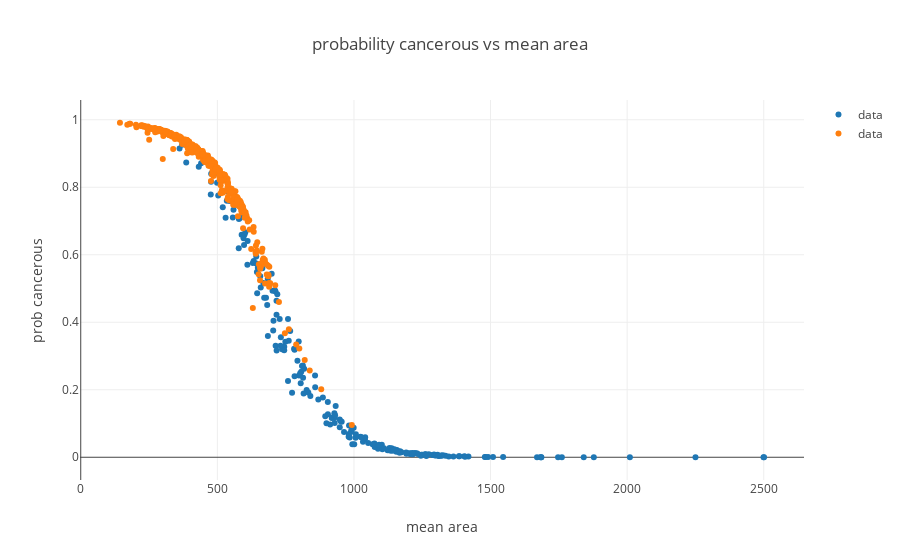

Here is the notebook cell this chart was saved with:
### Markdown cell above
So we can see our classifier is assigning a higher likelihood of the cancerous cells in fact being cancerous.

### Code cell
benign_sigmoid_trace = trace_values(df_benign['mean_area'], df_benign['prediction_probs'])
cancerous_sigmoid_trace = trace_values(df_cancerous['mean_area'], df_cancerous['prediction_probs'])
plot([benign_sigmoid_trace, cancerous_sigmoid_trace], layout = {'xaxis': {'title': 'mean area'}, 'yaxis': {'title': 'prob cancerous'}, 'title': 'probability cancerous vs mean area'})

### Figure 1 — Plotly figure (JSON) as saved in the notebook; plotly's stock layout.template omitted (floating-point values rounded to 4 significant figures; data arrays with more than 128 entries replaced by an {"elided": "..."} marker saying what was removed)
{"data": [{"mode": "markers", "name": "data", "text": [], "type": "scatter", "uid": "b40e5180-fe3f-4304-aaf3-43c55f109a40", "x": {"elided": "212 float values"}, "y": {"elided": "212 float values"}}, {"mode": "markers", "name": "data", "text": [], "type": "scatter", "uid": "866dd609-2dd7-4134-b5c1-68eb4ab3a29b", "x": {"elided": "357 float values"}, "y": {"elided": "357 float values"}}], "layout": {"autosize": true, "title": {"text": "probability cancerous vs mean area"}, "xaxis": {"autorange": true, "range": [-16.68, 2661.0], "title": {"text": "mean area"}, "type": "linear"}, "yaxis": {"autorange": true, "range": [-0.0726, 1.064], "title": {"text": "prob cancerous"}, "type": "linear"}}}
